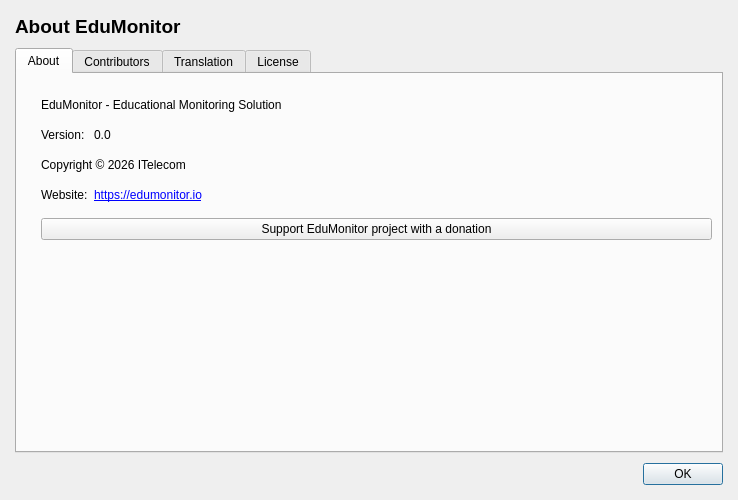
<?xml version="1.0" encoding="UTF-8"?>
<ui version="4.0">
 <author>Tobias Junghans</author>
 <class>AboutDialog</class>
 <widget class="QDialog" name="AboutDialog">
  <property name="geometry">
   <rect>
    <x>0</x>
    <y>0</y>
    <width>738</width>
    <height>500</height>
   </rect>
  </property>
  <property name="modal">
   <bool>true</bool>
  </property>
  <layout class="QVBoxLayout">
   <property name="spacing">
    <number>10</number>
   </property>
   <property name="leftMargin">
    <number>15</number>
   </property>
   <property name="topMargin">
    <number>15</number>
   </property>
   <property name="rightMargin">
    <number>15</number>
   </property>
   <property name="bottomMargin">
    <number>15</number>
   </property>
   <item>
    <layout class="QHBoxLayout">
     <property name="spacing">
      <number>20</number>
     </property>
     <property name="leftMargin">
      <number>0</number>
     </property>
     <property name="topMargin">
      <number>0</number>
     </property>
     <property name="rightMargin">
      <number>0</number>
     </property>
     <property name="bottomMargin">
      <number>0</number>
     </property>
     <item>
      <widget class="QLabel" name="label_2">
       <property name="font">
        <font>
         <pointsize>14</pointsize>
         <weight>75</weight>
         <bold>true</bold>
        </font>
       </property>
       <property name="text">
        <string>About EduMonitor</string>
       </property>
      </widget>
     </item>
    </layout>
   </item>
   <item>
    <widget class="QTabWidget" name="tabWidget">
     <property name="currentIndex">
      <number>0</number>
     </property>
     <widget class="QWidget" name="tab">
      <attribute name="title">
       <string>About</string>
      </attribute>
      <layout class="QGridLayout" columnstretch="0,1">
       <property name="leftMargin">
        <number>24</number>
       </property>
       <property name="topMargin">
        <number>24</number>
       </property>
       <property name="rightMargin">
        <number>9</number>
       </property>
       <property name="bottomMargin">
        <number>9</number>
       </property>
       <property name="verticalSpacing">
        <number>16</number>
       </property>
       <item row="0" column="0" colspan="2">
        <widget class="QLabel" name="label_3">
         <property name="text">
          <string notr="true">EduMonitor - Educational Monitoring Solution</string>
         </property>
        </widget>
       </item>
       <item row="2" column="0">
        <widget class="QLabel" name="label_6">
         <property name="text">
          <string>Version:</string>
         </property>
        </widget>
       </item>
       <item row="5" column="0">
        <widget class="QLabel" name="label_9">
         <property name="text">
          <string>Website:</string>
         </property>
        </widget>
       </item>
       <item row="5" column="1">
        <widget class="QLabel" name="label_4">
         <property name="text">
          <string notr="true">&lt;a href=&quot;https://edumonitor.io&quot;&gt;https://edumonitor.io&lt;/a&gt;</string>
         </property>
         <property name="openExternalLinks">
          <bool>true</bool>
         </property>
        </widget>
       </item>
       <item row="3" column="0" colspan="2">
        <widget class="QLabel" name="label_8">
         <property name="text">
          <string notr="true">Copyright © 2026 ITelecom</string>
         </property>
        </widget>
       </item>
       <item row="2" column="1">
        <widget class="QLabel" name="versionLabel">
         <property name="text">
          <string notr="true">0.0</string>
         </property>
        </widget>
       </item>
       <item row="7" column="0" colspan="2">
        <spacer name="verticalSpacer">
         <property name="orientation">
          <enum>Qt::Vertical</enum>
         </property>
         <property name="sizeHint" stdset="0">
          <size>
           <width>20</width>
           <height>40</height>
          </size>
         </property>
        </spacer>
       </item>
       <item row="6" column="0" colspan="2">
        <widget class="QPushButton" name="donateButton">
         <property name="text">
          <string>Support EduMonitor project with a donation</string>
         </property>
        </widget>
       </item>
      </layout>
     </widget>
     <widget class="QWidget" name="tab_2">
      <attribute name="title">
       <string>Contributors</string>
      </attribute>
      <layout class="QGridLayout">
       <property name="leftMargin">
        <number>9</number>
       </property>
       <property name="topMargin">
        <number>9</number>
       </property>
       <property name="rightMargin">
        <number>9</number>
       </property>
       <property name="bottomMargin">
        <number>9</number>
       </property>
       <property name="spacing">
        <number>6</number>
       </property>
       <item row="0" column="0">
        <widget class="QPlainTextEdit" name="authors">
         <property name="frameShape">
          <enum>QFrame::NoFrame</enum>
         </property>
         <property name="readOnly">
          <bool>true</bool>
         </property>
        </widget>
       </item>
      </layout>
     </widget>
     <widget class="QWidget" name="tab_3">
      <attribute name="title">
       <string>Translation</string>
      </attribute>
      <layout class="QVBoxLayout" name="verticalLayout">
       <property name="spacing">
        <number>6</number>
       </property>
       <property name="leftMargin">
        <number>24</number>
       </property>
       <property name="topMargin">
        <number>24</number>
       </property>
       <property name="rightMargin">
        <number>24</number>
       </property>
       <property name="bottomMargin">
        <number>24</number>
       </property>
       <item>
        <widget class="QLabel" name="label_5">
         <property name="text">
          <string>Current language not translated yet (or native English).

If you're interested in translating EduMonitor into your local or another language or want to improve an existing translation, please contact an EduMonitor developer!</string>
         </property>
         <property name="alignment">
          <set>Qt::AlignLeading|Qt::AlignLeft|Qt::AlignTop</set>
         </property>
         <property name="wordWrap">
          <bool>true</bool>
         </property>
        </widget>
       </item>
      </layout>
     </widget>
     <widget class="QWidget" name="tab_4">
      <attribute name="title">
       <string>License</string>
      </attribute>
      <layout class="QGridLayout">
       <property name="bottomMargin">
        <number>9</number>
       </property>
       <property name="spacing">
        <number>6</number>
       </property>
       <item row="0" column="0">
        <widget class="QPlainTextEdit" name="license">
         <property name="frameShape">
          <enum>QFrame::NoFrame</enum>
         </property>
         <property name="readOnly">
          <bool>true</bool>
         </property>
        </widget>
       </item>
      </layout>
     </widget>
    </widget>
   </item>
   <item>
    <widget class="QDialogButtonBox" name="buttonBox">
     <property name="standardButtons">
      <set>QDialogButtonBox::Ok</set>
     </property>
    </widget>
   </item>
  </layout>
 </widget>
 <resources>
  <include location="../resources/core.qrc"/>
 </resources>
 <connections>
  <connection>
   <sender>buttonBox</sender>
   <signal>accepted()</signal>
   <receiver>AboutDialog</receiver>
   <slot>accept()</slot>
   <hints>
    <hint type="sourcelabel">
     <x>285</x>
     <y>361</y>
    </hint>
    <hint type="destinationlabel">
     <x>285</x>
     <y>194</y>
    </hint>
   </hints>
  </connection>
  <connection>
   <sender>donateButton</sender>
   <signal>clicked()</signal>
   <receiver>AboutDialog</receiver>
   <slot>openDonationWebsite()</slot>
   <hints>
    <hint type="sourcelabel">
     <x>376</x>
     <y>368</y>
    </hint>
    <hint type="destinationlabel">
     <x>368</x>
     <y>249</y>
    </hint>
   </hints>
  </connection>
 </connections>
 <slots>
  <slot>openDonationWebsite()</slot>
 </slots>
</ui>
